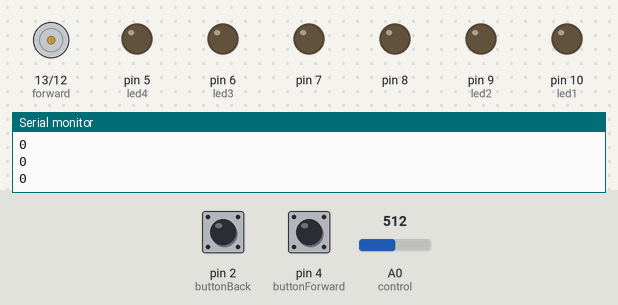
This sketch was run on a simulated Arduino Uno, built with avr-gcc and run on an emulated ATmega328P. Parts: motor-driver pin pairs drawn as motors (green arrow = first pin HIGH = forward, orange = second pin HIGH = backward, longer = more drive), output pins drawn as LEDs (lit = HIGH), the last lines printed to the serial monitor. The test bench sets the inputs (shaded band); at power-on: A0 (control) = 512, pin 2 (buttonBack) HIGH, pin 4 (buttonForward) HIGH. Pins used as bus, display or sensor lines are not drawn.

Above: at 1.2 s.
1.3 s: A0 (control) set to 716
At 1.6 s:
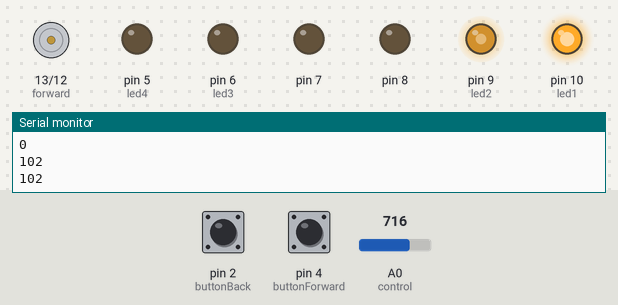
2.8 s: pin 2 (buttonBack) pulled LOW for 0.15 s
At 4.0 s:
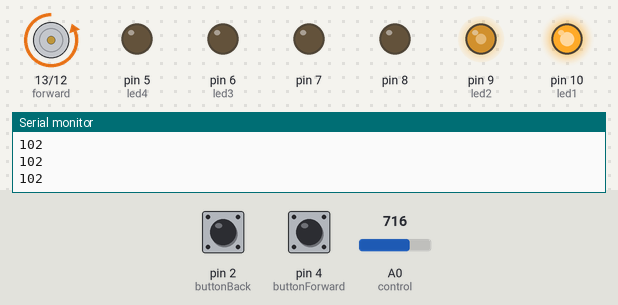
4.4 s: A0 (control) set to 900
At 5.6 s:
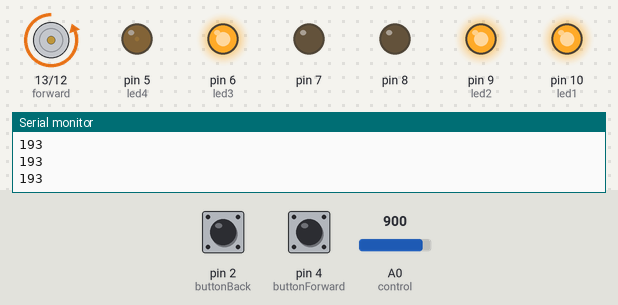
5.9 s: pin 4 (buttonForward) pulled LOW for 0.15 s
At 7.1 s:
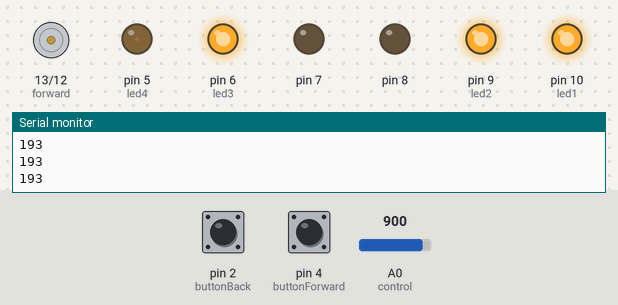
7.5 s: pin 4 (buttonForward) pulled LOW for 1 s
At 8.6 s:
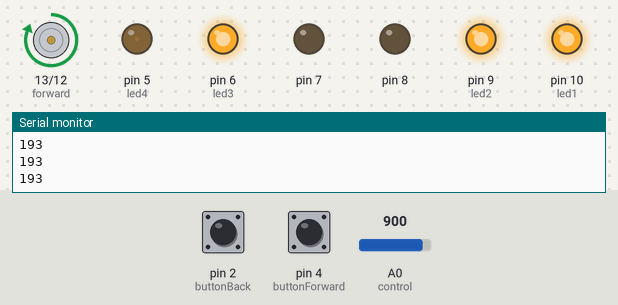
10.0 s: A0 (control) set to 883
At 10.9 s:
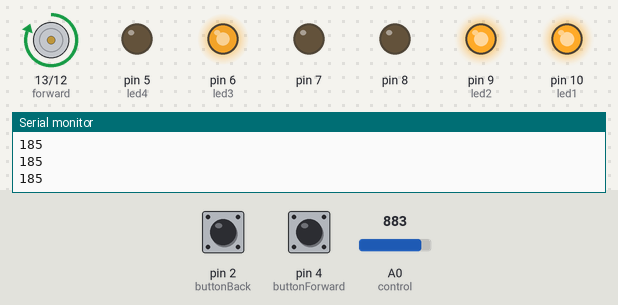
Timing chart, 0 to 12.5 s (numbered marks = the images above; inputs shaded):
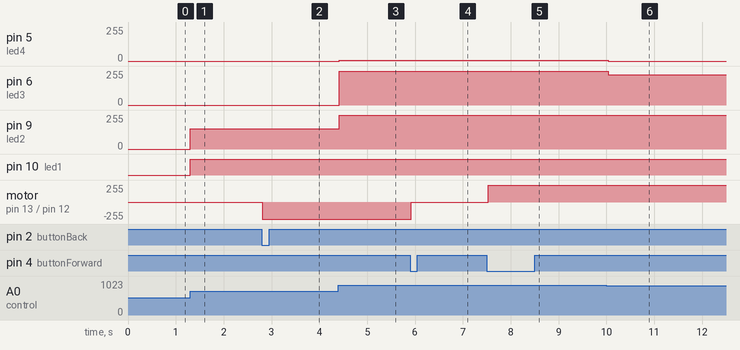

The sketch:

AdvancedMotorControlSpeedometer.ino
```cpp
int buttonForward = 4;
int buttonBack = 2;
int led1 = 10;
int led2 = 9;
int led3 = 6;
int led4 = 5;
volatile int buttonForwardState;
volatile int buttonBackState;
int lastButtonForwardState;
int lastButtonBackState;
int forward = 13;
int forwardState = LOW;
int back = 12;
int control = A0;
int speed;
int speedControl;
int power = 11;


void setup() {
  // put your setup code here, to run once:
  Serial.begin(9600);
  for (int i = 1; i < 5; i++){
    pinMode(i, INPUT);
  }
  for (int i = 5; i < 14; i++){
    pinMode(i, OUTPUT);
  }
  pinMode(speed, INPUT);
}

void loop() {
  // put your main code here, to run repeatedly:
  speed = analogRead(control);
  speedControl = map(speed, 511, 1023, 0, 255);
  analogWrite(power, speedControl);

  if (speedControl < 64){
    int led1Power = map(speedControl, 0, 64, 0, 255);
    analogWrite(led1, led1Power);
    digitalWrite(led2, LOW);
    digitalWrite(led3, LOW);
    digitalWrite(led4, LOW);

  }
  if (speedControl > 64 && speedControl < 128) {
    int led2Power = map(speedControl, 64, 128, 0, 255);
    analogWrite(led1, 255);
    analogWrite(led2, led2Power);
    digitalWrite(led3, 0);
    digitalWrite(led4, 0);
  }
  if (speedControl > 128 && speedControl < 192) {
    int led3Power = map(speedControl, 128, 192, 0, 255);
    analogWrite(led1, 255);
    analogWrite(led2, 255);
    analogWrite(led3, led3Power);
    digitalWrite(led4, 0);
  }
    if (speedControl > 192 && speedControl < 255) {
    int led4Power = map(speedControl, 192, 255, 0, 255);
    analogWrite(led1, 255);
    analogWrite(led2, 255);
    analogWrite(led3, 255);
    analogWrite(led4, led4Power);
  }
  delay(100);
  Serial.println(speedControl);
  lastButtonForwardState = buttonForwardState;
  lastButtonBackState = buttonBackState;
  buttonForwardState = digitalRead(buttonForward);
  buttonBackState = digitalRead(buttonBack);
  if (lastButtonForwardState == HIGH && buttonForwardState == LOW){
    if (forwardState == LOW){
      forwardState = HIGH;
    }
    else{
      forwardState = LOW;
    }
    digitalWrite(forward, forwardState);
    digitalWrite(back, LOW);
  }
  if (lastButtonBackState == HIGH && buttonBackState == LOW){
    if (forwardState == LOW){
      forwardState = HIGH;
    }
    else{
      forwardState = LOW;
    }
    digitalWrite(forward, LOW);
    digitalWrite(back, forwardState);

  }

}
```

Measured:
- after the input at 1.3 s, pin 9 (led2): 0/255 → 151/255 at once; pin 10 (led1): LOW → HIGH at once
- after the input at 2.8 s, motor on pin 13 (forward) / pin 12 (back): stopped → backward 255/255 at once
- after the input at 4.4 s, pin 5 (led4): 0/255 → 4/255 at once; pin 6 (led3): 0/255 → 255/255 at once; pin 9 (led2): 151/255 → 255/255 at once
- after the input at 5.9 s, motor on pin 13 (forward) / pin 12 (back): backward 255/255 → stopped at once
- after the input at 7.5 s, motor on pin 13 (forward) / pin 12 (back): stopped → forward 255/255 at once
- after the input at 10.0 s, pin 5 (led4): 4/255 → 0/255 at once; pin 6 (led3): 255/255 → 227/255 at once
